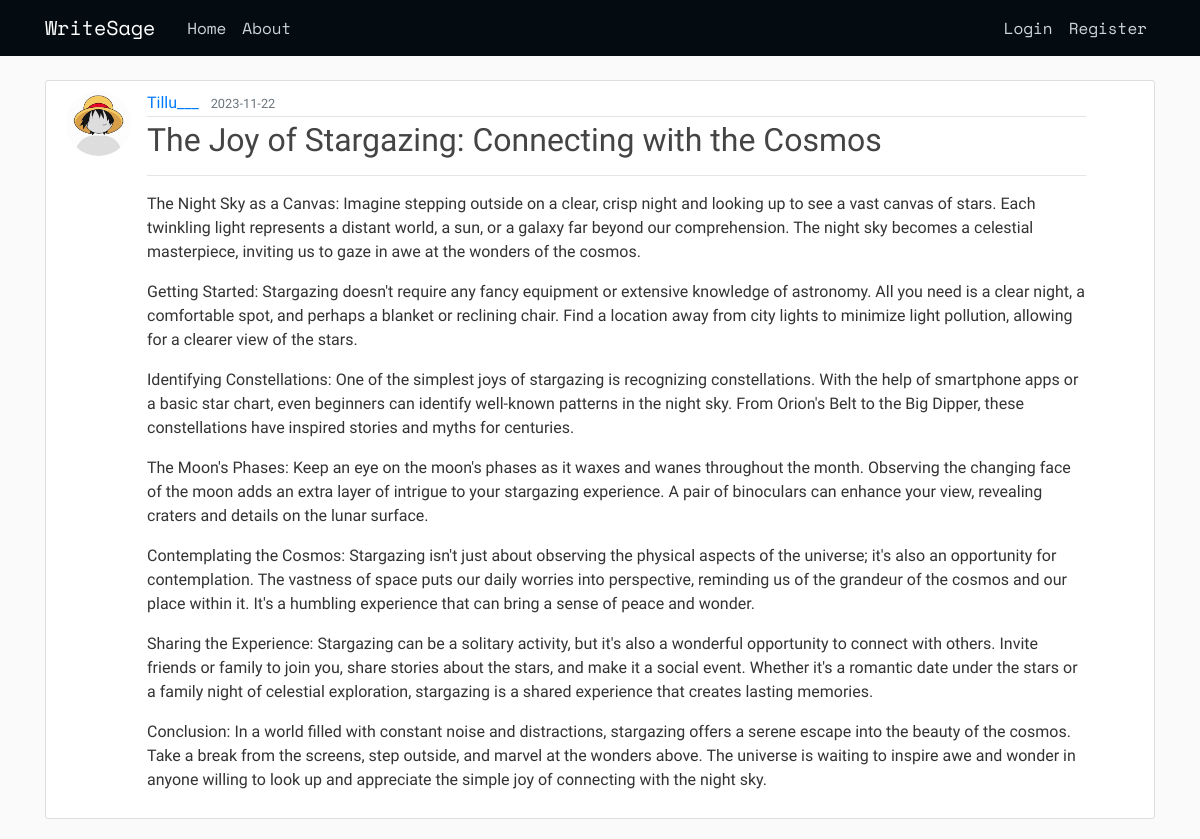
The page /post/5 on the database its author committed.
### writesage/models.py (models this page shows, shortened)
class User(db.Model, UserMixin):
    id = db.Column(db.Integer, primary_key=True)
    username = db.Column(db.String(20),unique=True,nullable=False)
    email=db.Column(db.String(120),unique=True,nullable=False)
    image_file = db.Column(db.String(20),nullable=False,default='default.jpg')
    password=db.Column(db.String(60),nullable=False)
    posts = db.relationship('Post',backref='author',lazy=True)

class Post(db.Model):
    id = db.Column(db.Integer, primary_key=True)
    title = db.Column(db.String(100),nullable=False)
    date_posted = db.Column(db.DateTime,nullable=False,default=datetime.utcnow())
    desc = db.Column(db.Text,nullable=False)
    content = db.Column(db.Text,nullable=False)
    user_id = db.Column(db.Integer,db.ForeignKey('user.id'),nullable=False)

### writesage/posts/routes.py (the view)
@posts.route('/post/<int:post_id>')
def post(post_id):
    post = Post.query.get_or_404(post_id)
    return render_template('post.html',title = post.title, post=post)

### writesage/templates/post.html (shortened to what this page needs)
{% extends 'layout.html' %}
{% block hehe %}
<article class="media content-section">
    <img src="{{url_for('static',filename = 'pictures/' + post.author.image_file)}}" alt="" class="rounded-circle article-img">
    <div class="media-body mr-5">
        <div class="article-metadata">
            <a class="mr-2" href="{{url_for('users.user_posts',username = post.author.username)}}">{{ post.author.username }}</a>
            <small class="text-muted">{{ post.date_posted.strftime('%Y-%m-%d')}}</small>
        </div>
        <h2 class="article-title ">{{ post.title }}</h2>
        <hr>
        <p class="article-content "> {{ post.content|safe }}</p>
    </div>
</article>
{% endblock hehe%}

### writesage/static/main.css (style rules this page uses)
* { padding : 0px; }
body { background: #fafafa; color: #333333; margin-top: 5rem; }
h1, h2, h3, h4, h5, h6 { color: #444444; }
.content-section { background: #ffffff; padding: 10px 20px; border: 1px solid #dddddd; border-radius: 3px; margin-bottom: 20px; }
.article-title { color: #444444; }
.article-content { white-space: pre-line; }
.article-img { height: 65px; width: 65px; margin-right: 16px; }
.article-metadata { padding-bottom: 1px; margin-bottom: 4px; border-bottom: 1px solid #e3e3e3 }

### rows shown on the page
User: image_file (placeholder picture), author.username "Tillu___"
Post: date_posted "2023-11-22", title "The Joy of Stargazing: Connecting with the Cosmos", content "The Night Sky as a Canvas: Imagine stepping outside on a clear, crisp night and looking up to see a vast canvas of stars. Each twinkling light represents a distant world, a sun, or a galaxy far beyond our comprehension. The night sky becomes a celestial masterpiece, inviting us to gaze in awe at the wonders of the cosmos. Getting Started: Stargazing doesn't require any fancy equipment or extensive knowledge of astronomy. All you need is a clear night, a comfortable spot, and perhaps a blanket or reclining chair. Find a location away from city lights to minimize light pollution, allowing for a clearer view of the stars. Identifying Constellations: One of the simplest joys of stargazing is…"
